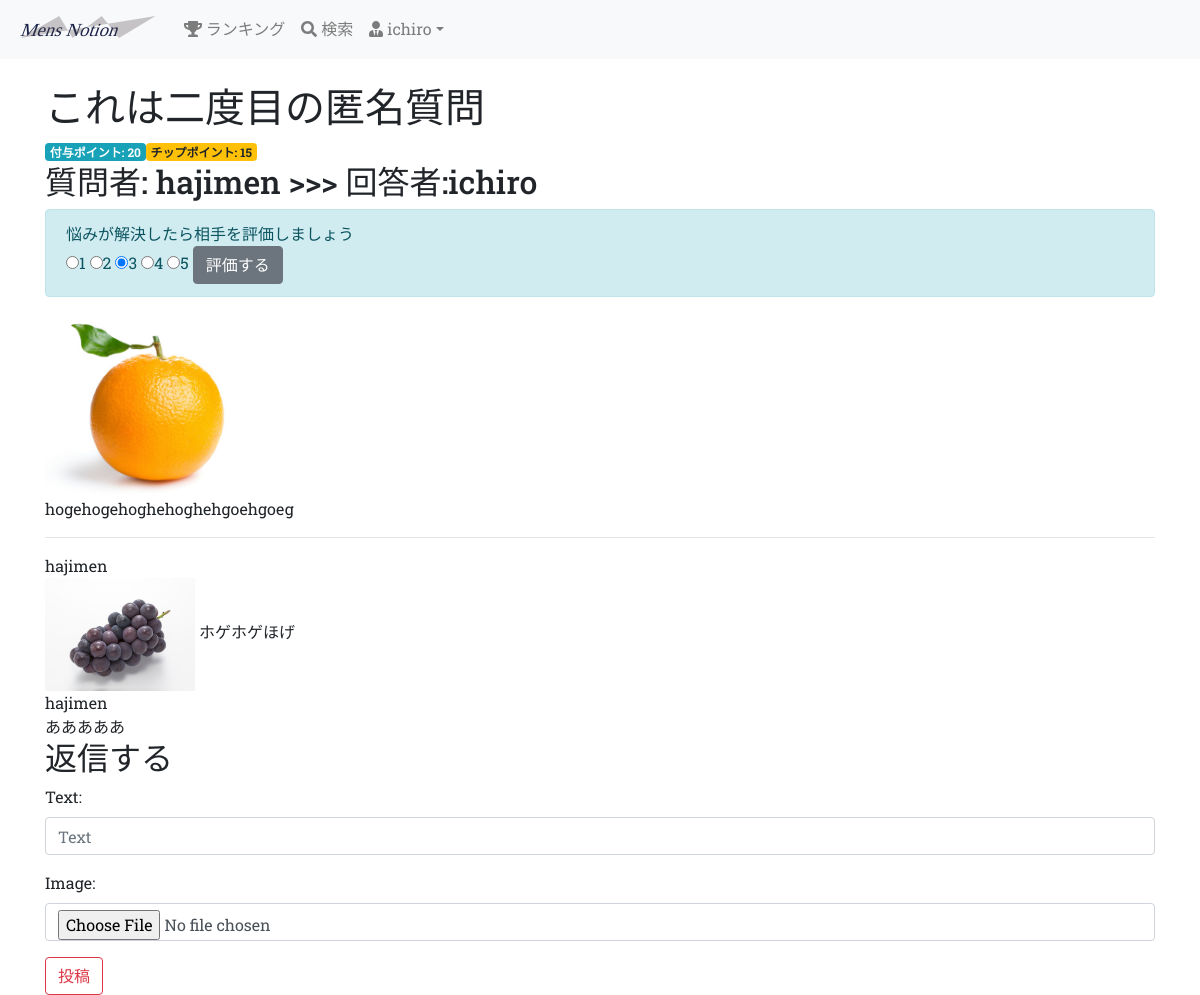
/question/2/ (signed in), run on the app's committed database.
### groomings/models.py (models this page shows, shortened)
class User(AbstractBaseUser, PermissionsMixin):
    username = models.CharField(max_length=150)
    email = models.EmailField(max_length=255, unique=True)
    image = models.FileField(upload_to='user_image/', null=True, blank=True)
    point = models.IntegerField(default=50, validators=[MinValueValidator(0)])
    follow = models.ManyToManyField(
        'self', blank=True, symmetrical=False, related_name="follower"
    )
    is_active = models.BooleanField(default=True)
    is_staff = models.BooleanField(default=False) # 管理画面にログインできるかどうか
    USERNAME_FIELD = 'email' # このテーブルのレコードを一意に識別
    REQUIRED_FIELDS = ['username'] # スーパーユーザー作成時に入力する(emailとパスワードは必須だからそれ以外で)
    objects = UserManager()
    class Meta:
        db_table = 'user'

class Date(models.Model):
    created_at = models.DateTimeField(default=now)
    class Meta:
        abstract = True

class Question(Date):
    title = models.CharField(max_length=30, null=True, blank=True)
    text = models.TextField(null=False, blank=False)
    image1 = models.FileField(upload_to='question_image/', null=True, blank=True)
    image2 = models.FileField(upload_to='question_image/', null=True, blank=True)
    image3 = models.FileField(upload_to='question_image/', null=True, blank=True)
    give_point = models.IntegerField(blank=False, null=False, default=5, validators=[MinValueValidator(5)])
    giver = models.ForeignKey(
        'User', on_delete=CASCADE, related_name="user_give_question"
    )
    recipient = models.ForeignKey(
        'User', on_delete=SET_NULL, null=True, related_name="user_receive_question"
    )
    to_giver_point = models.IntegerField(validators=[MinValueValidator(1), MaxValueValidator(5)], null=True)
    to_recipient_point = models.IntegerField(validators=[MinValueValidator(1), MaxValueValidator(5)], null=True)
    is_active = models.BooleanField(default=True)
    class Meta:
        db_table = 'question'

class Reply(Date):
    text = models.CharField(max_length=255, null=False, blank=False)
    image = models.FileField(upload_to='reply_image/', null=True)
    question = models.ForeignKey(
        'Question', on_delete=CASCADE, related_name="question_reply"
    )
    giver = models.ForeignKey(
        'User', on_delete=SET_NULL, null=True, related_name="user_give_reply"
    )
    recipient = models.ForeignKey(
        'User', on_delete=SET_NULL, null=True, related_name="user_receive_reply"
    )
    class Meta:
        db_table = 'reply'

### groomings/views.py (the view)
# urls.py: path(r'question/<int:question_id>/', views.question_detail, name='question_detail'), # 秘密質問の詳細ページ(<int:question_id>必要)
@login_required
def question_detail(request, question_id):
    question = Question.objects.get(pk=question_id)
    question_users = [question.giver, question.recipient]
    if not request.user in question_users: # 匿名質問した人か答える人以外はtopへリダイレクト
        return redirect('groomings:top')
    rep_form = forms.ReplyForm(request.POST or None, request.FILES or None)
    if question.is_active == True:
        if rep_form.is_valid():
            rep_form.instance.question = question
            rep_form.instance.giver = request.user
            if question.giver == request.user:
                rep_form.instance.recipient = question.recipient
            else:
                rep_form.instance.recipient = question.giver
            rep_form.save()
            messages.success(request, '返信しました')
            return redirect('groomings:question_detail', question_id=question.id)
        if request.POST.get("button") == "評価する":
            if question.recipient == request.user and question.to_giver_point == None: # 自分が回答者の場合
                question.to_giver_point = int(request.POST.get("eval"))
                if question.giver:
                    Notify.objects.create(kind="togiver_eval", notify_id=question_id, user=question.giver, from_user=question.recipient)
                question.save()
                messages.success(request, '質問者を評価しました')
            elif question.giver == request.user and question.to_recipient_point == None: # 自分が質問者の場合
                question.to_recipient_point = int(request.POST.get("eval"))
                if question.recipient:
                    Notify.objects.create(kind="torecipient_eval", notify_id=question_id, user=question.recipient, from_user=question.giver)
                question.save()
                messages.success(request, '回答者を評価しました')
            else:
                messages.warning(request, "既に評価済みです")
            if question.to_giver_point and question.to_recipient_point: # 両方評価したら質問をclose
                question.is_active = False
                question.save()
                if question.recipient:
                    question.recipient.point += (question.give_point - 5) # 質問者が付与したポイントから消滅分5ポイントを引いた分が回答者に入る
                    question.recipient.point += question.to_recipient_point # さらに質問者からの評価のポイントが追加
                    question.recipient.save()
                if question.giver:
                    question.giver.point += question.to_giver_point # 回答者からの評価のポイントが追加
                    question.giver.save()
            return redirect('groomings:question_detail', question_id)
    unvisited_que_rep_notifys = Notify.objects.filter(kind__in=["question", "reply", "togiver_eval", "torecipient_eval"], notify_id=question_id, user=request.user, is_visited=False)
    for notify in unvisited_que_rep_notifys: # 匿名質問とリプライの通知をvisitedにする
        notify.is_visited = True
        notify.save()
    replys = question.question_reply.all()
    return render(request, 'groomings/question_detail.html', context={"question": question, "form": rep_form, "replys": replys})

### groomings/forms.py
class ReplyForm(BaseForm):
    image = forms.FileField(required=False)
    class Meta:
        model = Reply
        fields = ('text', 'image')

### groomings/templates/groomings/question_detail.html (shortened to what this page needs)
{% extends "groomings/base.html" %}
{% block content %}
    <h1>{{ question.title }}</h1><span class="badge badge-info">付与ポイント: {{ question.give_point }}</span><span class="badge badge-warning">チップポイント: {{ question.give_point | add:"-5" }}</span>
    <h2>質問者: {{ question.giver.username }} &gt&gt&gt 回答者:{{ question.recipient.username }}</h2>
    {% if question.is_active == True %}
        {% if question.giver == request.user and question.to_recipient_point %}
            <div class="alert alert-info">{{ question.recipient.username }}に星{{ question.to_recipient_point }}の評価をしました。相手の評価待ちです。</div>
        {% elif question.recipient == request.user and question.to_giver_point %}
            <div class="alert alert-info">{{ question.giver.username }}に星{{ question.to_giver_point }}の評価をしました。相手の評価待ちです。</div>
        {% else %}
            {% if not question.to_giver_point and not question.to_recipient_point %}
                <div class="alert alert-info">悩みが解決したら相手を評価しましょう
            {% else %}
                <div class="alert alert-warning">相手が評価しました。あなたも評価しましょう
            {% endif %}
                    <form method="POST">
                        <input type="radio" name="eval" value="1">1
                        <input type="radio" name="eval" value="2">2
                        <input type="radio" name="eval" value="3" checked>3
                        <input type="radio" name="eval" value="4">4
                        <input type="radio" name="eval" value="5">5
                        <input type="submit" name="button" value="評価する" class="btn btn-secondary">
                    </form>
                </div>
        {% endif %}
    {% else %}
        <div class="alert alert-info">
            既にcloseの質問です。<br>
            質問者 {{ question.giver.username }}への評価: 星{{ question.to_giver_point }}<br>
            回答者 {{ question.recipient.username }}への評価: 星{{ question.to_recipient_point }}
        </div>
    {% endif %}
    {% if question.image1 %}
    <img src="{{ question.image1.url }}" width="200">
    {% endif %}
    <p>{{ question.text }}</p>
    <hr>
    <div class="replys">
        {% for reply in replys %}
        <div class="reply">
            {{ reply.giver.username }}<br>
            {% if reply.image %}
            <img src="{{ reply.image.url }}" width="150">
            {% endif %}
            {{ reply.text }}
        </div>
        {% endfor %}
    </div>
    {% if question.is_active == True %}
        <h2>返信する</h2>
        <form method="POST" enctype="multipart/form-data">
            {{ form.as_p }}
            <input type="submit" value="投稿" class="btn btn-outline-danger">
        </form>
    {% endif %}
{% endblock %}

### groomings/templates/groomings/base.html (shortened to what this page needs)
{% load static %}<!DOCTYPE html>
<html lang="ja">
    <head>
        <link rel="stylesheet" href="https://stackpath.bootstrapcdn.com/bootstrap/4.5.0/css/bootstrap.min.css">
        <link rel="stylesheet" type="text/css" href="{% static 'base.css' %}">
    </head>
    <body>
        <header class="mb-4">
            <nav class="navbar navbar-expand-sm navbar-light bg-light">
                <a href="{% url 'groomings:top' %}" class="navbar-brand"><img src="{% static 'static_image/logo.svg' %}" height="30px"></a>
                <div class="collapse navbar-collapse" id="nav-bar">
                    <ul class="navbar-nav">
                        <li class="nav-item"><a href="{% url 'groomings:ranking' %}" class="nav-link"><i class="fas fa-trophy"></i> ランキング</a></li>
                        <li class="nav-item"><a href="{% url 'groomings:search' %}" class="nav-link"><i class="fas fa-search"></i> 検索</a></li>
                        <li class="nav-item dropdown">
                            {% if request.user.is_authenticated %}
                            <a href="#" class="nav-link dropdown-toggle" data-toggle="dropdown"><i class="fas fa-user-tie"></i> {{ request.user.username }}</a>
                            {% endif %}
                        </li>
                    </ul>
                </div>
            </nav>
        </header>
        <div class="container">
            {% block content %}{% endblock %}
        </div>
    </body>
</html>

### static/base.css (style rules this page uses)
html, body { font-family: 'Roboto Slab', serif; }

### data on the page
User: user.username "ichiro"
Question: title "これは二度目の匿名質問", give_point "20", give_point|add "15", giver.username "hajimen", recipient.username "ichiro", image1 (picture), text "hogehogehoghehoghehgoehgoeg"
Reply: giver.username "hajimen", image (picture), text "ホゲホゲほげ"
Reply: giver.username "hajimen", text "あああああ"
